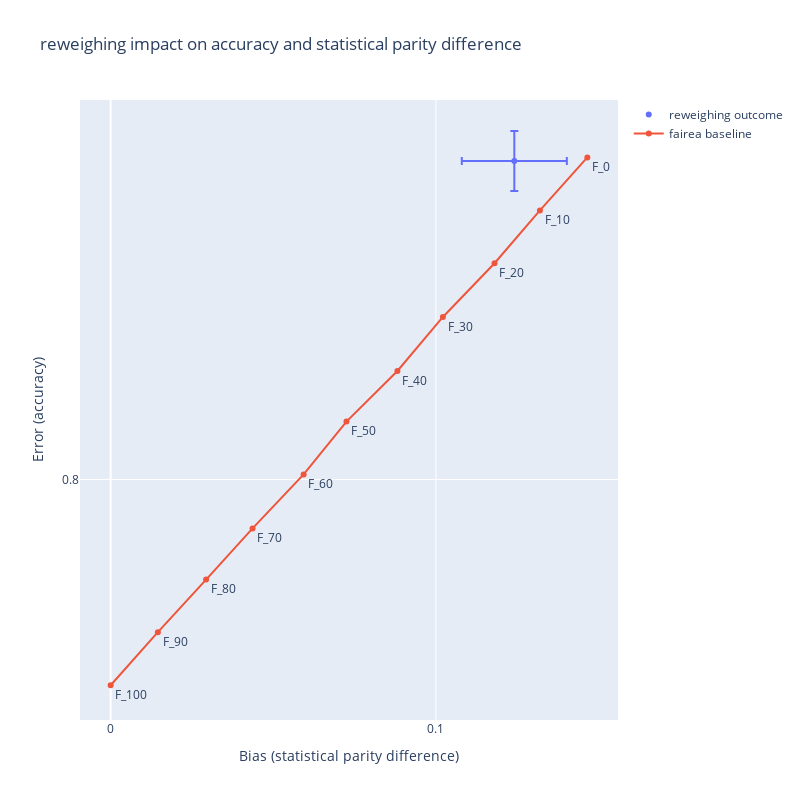

Source (notebook cell):
### Code cell
random_forest_bias.show_fairea_graph('reweighing', "accuracy", "statistical parity difference")

### Figure 1 — Plotly figure (JSON) as saved in the notebook; plotly's stock layout.template omitted (floating-point values rounded to 4 significant figures)
{"data": [{"error_x": {"array": [-0.01614], "type": "data"}, "error_y": {"array": [-0.005284], "type": "data"}, "mode": "markers", "name": "reweighing outcome", "type": "scatter", "x": [0.1241], "y": [0.8561]}, {"mode": "lines+markers+text", "name": "fairea baseline", "text": ["F_0", "F_10", "F_20", "F_30", "F_40", "F_50", "F_60", "F_70", "F_80", "F_90", "F_100"], "textposition": "bottom right", "type": "scatter", "x": [0.1465, 0.132, 0.118, 0.1021, 0.08816, 0.07249, 0.05933, 0.04363, 0.02934, 0.01451, 0], "y": [0.8567, 0.8474, 0.8381, 0.8286, 0.8191, 0.8102, 0.8009, 0.7914, 0.7824, 0.7731, 0.7638]}], "layout": {"height": 800, "title": {"text": "reweighing impact on accuracy and statistical parity difference"}, "width": 800, "xaxis": {"dtick": 0.1, "tick0": 0, "title": {"text": "Bias (statistical parity difference)"}}, "yaxis": {"dtick": 0.1, "tick0": 0, "title": {"text": "Error (accuracy)"}}}}
